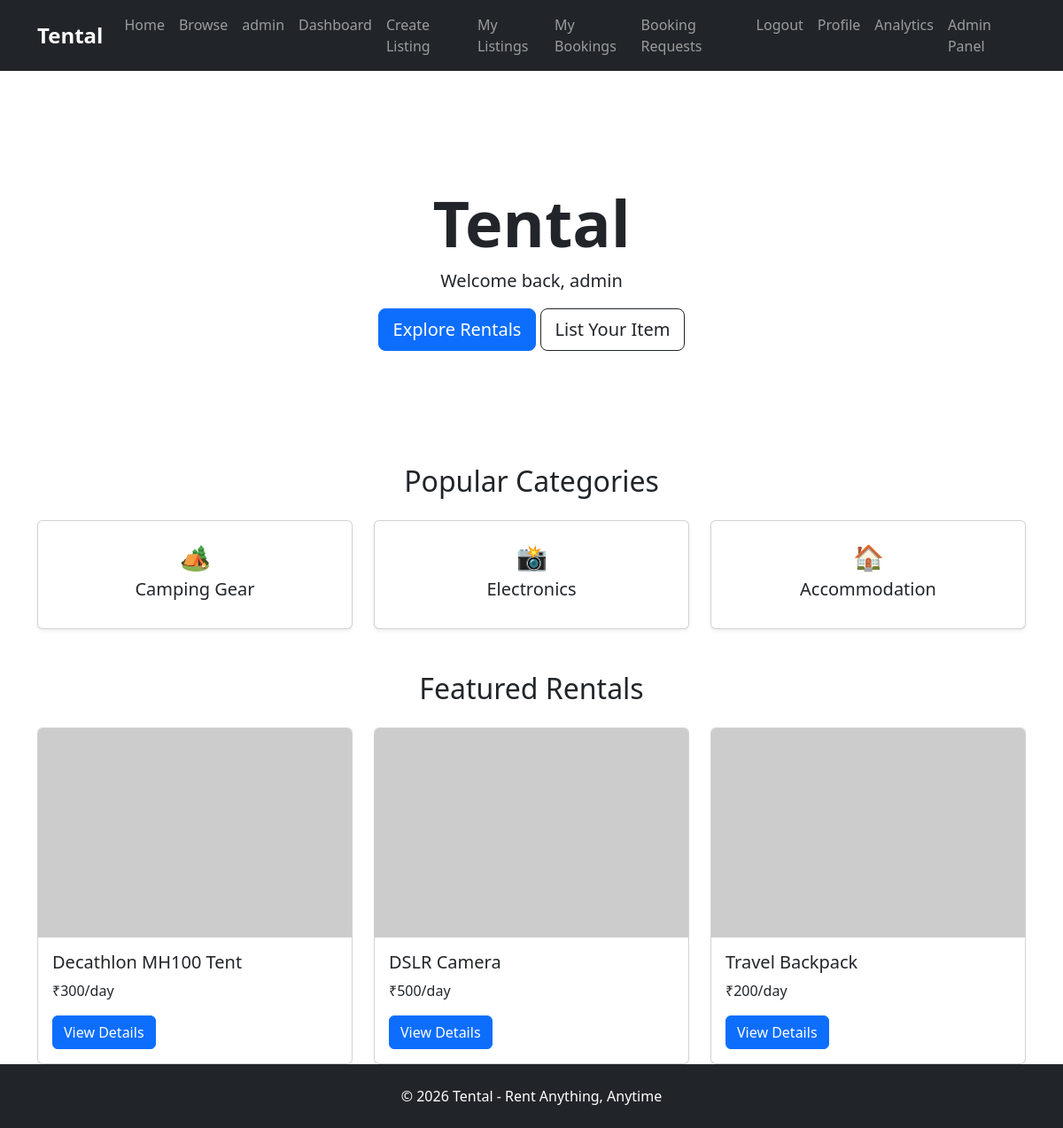
/ (signed in), run on an earlier commit of the app's database.
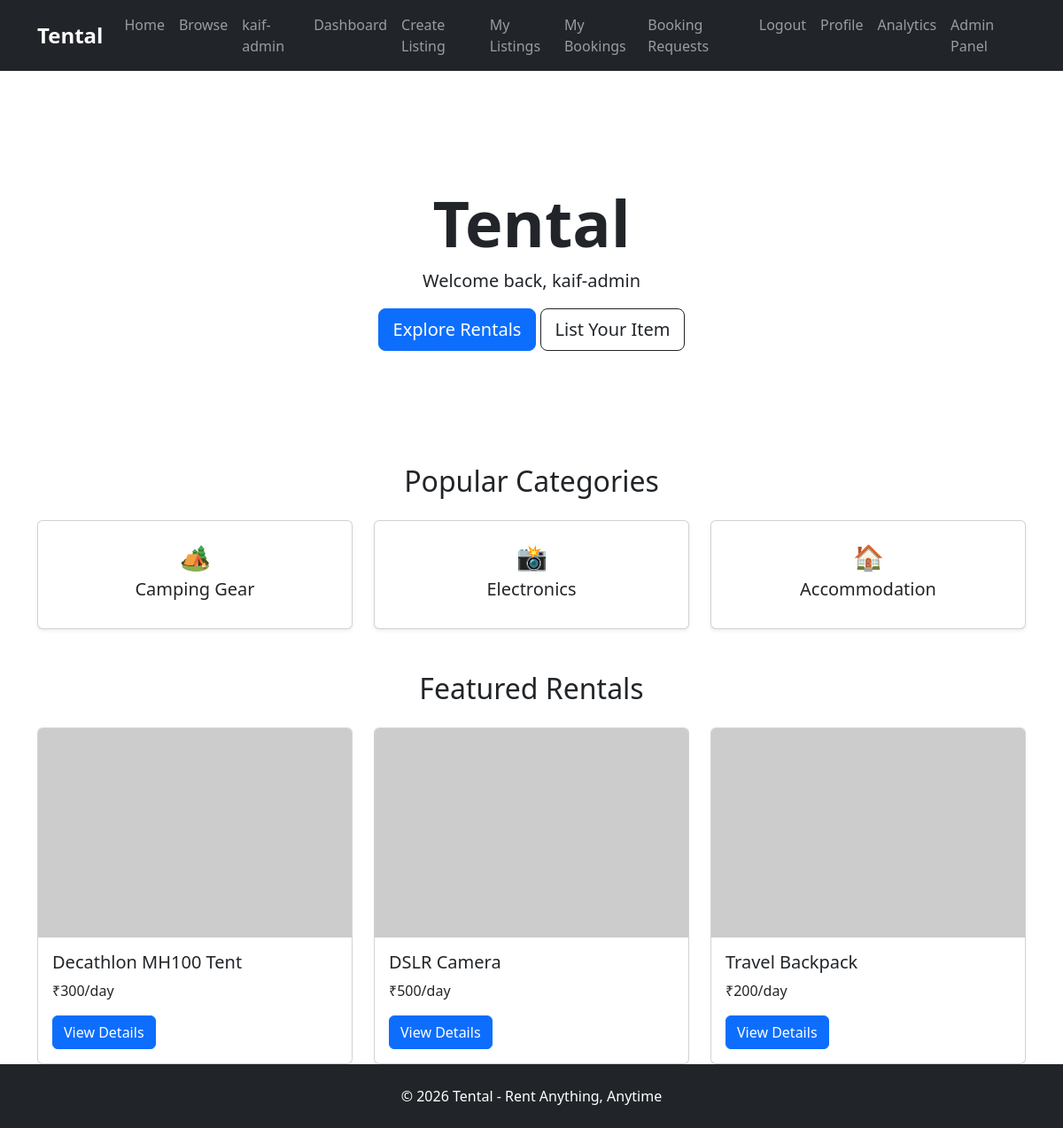
And on a later commit of the database.
### models/user.py (models this page shows)
class User(UserMixin, db.Model):
    id = db.Column(db.Integer, primary_key=True)
    name = db.Column(
        db.String(100),
        nullable=False
    )
    email = db.Column(
        db.String(120),
        unique=True,
        nullable=False
    )
    password = db.Column(
        db.String(255),
        nullable=False
    )
    rentals = db.relationship(
        "RentalItem",
        backref="owner",
        lazy=True
    )
    is_admin = db.Column(
        db.Boolean,
        default=True
    )
    is_active_user = db.Column(
        db.Boolean,
        default=True
    )
    bookings = db.relationship(
        "Booking",
        backref="user",
        lazy=True
    )
    reviews = db.relationship(
        "Review",
        backref="user",
        lazy=True
    )

### routes/main.py (the view)
@main.route("/")
def home():
    return render_template("index.html")

### models/user.py (called while the page is built)
@login_manager.user_loader
def load_user(user_id):
    return User.query.get(int(user_id))

### templates/index.html
{% extends "base.html" %} {% block content %}
<div id="hero-section" class="container mt-5 text-center">
  <h1 class="display-2 fw-bold">Tental</h1>
  {% if current_user.is_authenticated %}
  <p class="lead">Welcome back, {{ current_user.name }}</p>
  {% endif %}
  <a href="#" class="btn btn-primary btn-lg"> Explore Rentals </a>
  <a href="#" class="btn btn-outline-dark btn-lg"> List Your Item </a>
</div>
<div id="categories-section" class="container mt-5">
  <h2 class="text-center mb-4">Popular Categories</h2>
  <div class="row g-4">
    <div class="col-md-4">
      <div class="card text-center p-4 shadow-sm">
        <h3>🏕️</h3>
        <h5>Camping Gear</h5>
      </div>
    </div>
    <div class="col-md-4">
      <div class="card text-center p-4 shadow-sm">
        <h3>📸</h3>
        <h5>Electronics</h5>
      </div>
    </div>
    <div class="col-md-4">
      <div class="card text-center p-4 shadow-sm">
        <h3>🏠</h3>
        <h5>Accommodation</h5>
      </div>
    </div>
  </div>
</div>
<div id="featured-rentals-section" class="container mt-5">
  <h2 class="text-center mb-4">Featured Rentals</h2>
  <div class="row g-4">
    <div class="col-md-4">
      <div class="card">
        <img src="https://placehold.co/600x400" class="card-img-top" />
        <div class="card-body">
          <h5>Decathlon MH100 Tent</h5>
          <p>₹300/day</p>
          <a href="#" class="btn btn-primary">View Details</a>
        </div>
      </div>
    </div>
    <div class="col-md-4">
      <div class="card">
        <img src="https://placehold.co/600x400" class="card-img-top" />
        <div class="card-body">
          <h5>DSLR Camera</h5>
          <p>₹500/day</p>
          <a href="#" class="btn btn-primary">View Details</a>
        </div>
      </div>
    </div>
    <div class="col-md-4">
      <div class="card">
        <img src="https://placehold.co/600x400" class="card-img-top" />
        <div class="card-body">
          <h5>Travel Backpack</h5>
          <p>₹200/day</p>
          <a href="#" class="btn btn-primary">View Details</a>
        </div>
      </div>
    </div>
  </div>
</div>
{% endblock %}

### templates/base.html (shortened to what this page needs)
<!doctype html>
<html lang="en">
  <head>
    <link
      href="https://cdn.jsdelivr.net/npm/bootstrap@5.3.7/dist/css/bootstrap.min.css"
      rel="stylesheet"
    />
    <link
      rel="stylesheet"
      href="{{ url_for('static', filename='css/style.css') }}"
    />
  </head>
  <body>
    <nav class="navbar navbar-expand-lg navbar-dark bg-dark">
      <div class="container">
        <a class="navbar-brand" href="#">Tental</a>
        <div class="navbar-nav ms-auto">
          <a class="nav-link" href="{{ url_for('main.home') }}">Home</a>
          <a class="nav-link" href="{{ url_for('main.browse') }}">Browse</a>
          {% if current_user.is_authenticated %}
          <span class="nav-link"> {{ current_user.name }} </span>
          <a class="nav-link" href="{{ url_for('main.owner_dashboard') }}">
            Dashboard
          </a>
          <a class="nav-link" href="{{ url_for('main.create_listing') }}">
            Create Listing
          </a>
          <a class="nav-link" href="{{ url_for('main.my_listings') }}">
            My Listings
          </a>
          <a class="nav-link" href="{{ url_for('main.my_bookings') }}">
            My Bookings
          </a>
          <a class="nav-link" href="{{ url_for('main.booking_requests') }}">
            Booking Requests
          </a>
          <a class="nav-link" href="{{ url_for('auth.logout') }}"> Logout </a>
          <a class="nav-link" href="{{ url_for('main.profile') }}"> Profile </a>
          <li class="nav-item">
            <a class="nav-link" href="{{ url_for('main.analytics') }}">
              Analytics
            </a>
          </li>
          {% if current_user.is_authenticated and current_user.is_admin %}
          <a class="nav-link" href="{{ url_for('main.admin_dashboard') }}">
            Admin Panel
          </a>
          {% endif %} {% else %}
          <a class="nav-link" href="{{ url_for('auth.login') }}"> Login </a>
          <a class="nav-link" href="{{ url_for('auth.register') }}">
            Register
          </a>
          {% endif %}
        </div>
      </div>
    </nav>
    <main class="flex-grow-1">{% block content %} {% endblock %}</main>
    <footer id="footer-section" class="bg-dark text-white text-center py-4">
      <p class="mb-0">© 2026 Tental - Rent Anything, Anytime</p>
    </footer>
  </body>
</html>

What changed in the data, as far as the page shows it:
changed User: name "admin" → "kaif-admin"
